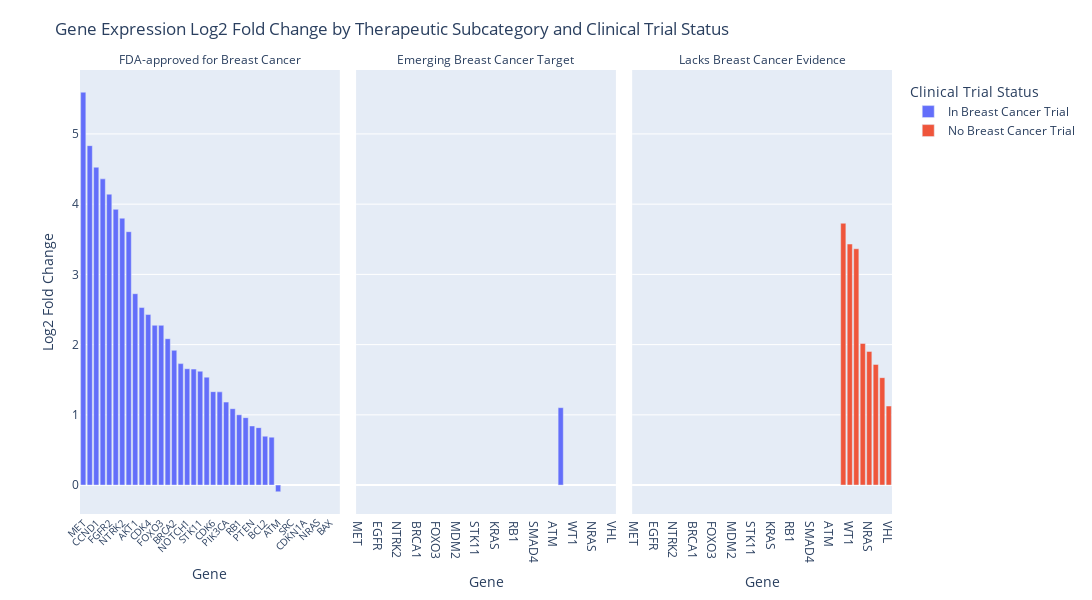

The cell this chart's notebook holds for it:
### Code cell
import plotly.express as px

fig = px.bar(
    df_unique.sort_values('log2_fc', ascending=False),
    x='gene',
    y='log2_fc',
    color='Clinical_Trial_Status',
    facet_col='Therapeutic Subcategory',
    category_orders={
        "Therapeutic Subcategory": [
            "FDA-approved for Breast Cancer",
            "Emerging Breast Cancer Target",
            "Lacks Breast Cancer Evidence"
        ]
    },
    labels={
        'gene': 'Gene',
        'log2_fc': 'Log2 Fold Change',
        'Clinical_Trial_Status': 'Clinical Trial Status'
    },
    title='Gene Expression Log2 Fold Change by Therapeutic Subcategory and Clinical Trial Status',
    height=600,
    width=1400  # Increased width for better horizontal spacing
)

fig.update_layout(
    xaxis_tickangle=-45,   # Less rotation to save vertical space
    xaxis_tickfont=dict(size=10),
    legend_title_text='Clinical Trial Status',
    legend=dict(y=0.98, yanchor='top', x=1.02, xanchor='left'),
    margin=dict(t=70, b=80),
    # Reduce space between facets
    grid=dict(columns=3, rows=1),
    # Adjust facet subplot spacing
    uniformtext_minsize=10, 
    uniformtext_mode='hide'
)

# Make y-axis same range across facets
fig.update_yaxes(matches='y')

# Clean facet titles (remove 'Therapeutic Subcategory=')
fig.for_each_annotation(lambda a: a.update(text=a.text.split("=")[-1]))

fig.show()

### Figure 1 — Plotly figure (JSON) as saved in the notebook; plotly's stock layout.template omitted (floating-point values rounded to 4 significant figures)
{"data": [{"hovertemplate": "Clinical Trial Status=In Breast Cancer Trial<br>Therapeutic Subcategory=FDA-approved for Breast Cancer<br>Gene=%{x}<br>Log2 Fold Change=%{y}<extra></extra>", "legendgroup": "In Breast Cancer Trial", "marker": {"color": "#636efa", "pattern": {"shape": ""}}, "name": "In Breast Cancer Trial", "orientation": "v", "showlegend": true, "textposition": "auto", "type": "bar", "x": ["MET", "ERBB2", "CCND1", "EGFR", "FGFR2", "CDKN2A", "NTRK2", "FGFR1", "AKT1", "BRCA1", "CDK4", "NF1", "FOXO3", "HRAS", "BRCA2", "MDM2", "NOTCH1", "TSC2", "STK11", "TP53", "CDK6", "KRAS", "PIK3CA", "CHEK2", "RB1", "MYC", "PTEN", "SMAD4", "BCL2", "ATR", "ATM"], "xaxis": "x", "y": [5.594, 4.833, 4.526, 4.36, 4.142, 3.926, 3.8, 3.608, 2.725, 2.528, 2.428, 2.275, 2.275, 2.084, 1.919, 1.73, 1.657, 1.651, 1.621, 1.537, 1.33, 1.327, 1.182, 1.088, 1.001, 0.9602, 0.8419, 0.8177, 0.6962, 0.6825, -0.09588], "yaxis": "y"}, {"hovertemplate": "Clinical Trial Status=In Breast Cancer Trial<br>Therapeutic Subcategory=Emerging Breast Cancer Target<br>Gene=%{x}<br>Log2 Fold Change=%{y}<extra></extra>", "legendgroup": "In Breast Cancer Trial", "marker": {"color": "#636efa", "pattern": {"shape": ""}}, "name": "In Breast Cancer Trial", "orientation": "v", "showlegend": false, "textposition": "auto", "type": "bar", "x": ["CASP8"], "xaxis": "x2", "y": [1.102], "yaxis": "y2"}, {"hovertemplate": "Clinical Trial Status=No Breast Cancer Trial<br>Therapeutic Subcategory=Lacks Breast Cancer Evidence<br>Gene=%{x}<br>Log2 Fold Change=%{y}<extra></extra>", "legendgroup": "No Breast Cancer Trial", "marker": {"color": "#EF553B", "pattern": {"shape": ""}}, "name": "No Breast Cancer Trial", "orientation": "v", "showlegend": true, "textposition": "auto", "type": "bar", "x": ["SRC", "WT1", "CDKN1A", "NTRK1", "NRAS", "NF2", "BAX", "VHL"], "xaxis": "x3", "y": [3.728, 3.432, 3.365, 2.018, 1.903, 1.718, 1.529, 1.126], "yaxis": "y3"}], "layout": {"annotations": [{"font": {}, "showarrow": false, "text": "FDA-approved for Breast Cancer", "x": 0.16, "xanchor": "center", "xref": "paper", "y": 1, "yanchor": "bottom", "yref": "paper"}, {"font": {}, "showarrow": false, "text": "Emerging Breast Cancer Target", "x": 0.5, "xanchor": "center", "xref": "paper", "y": 1, "yanchor": "bottom", "yref": "paper"}, {"font": {}, "showarrow": false, "text": "Lacks Breast Cancer Evidence", "x": 0.84, "xanchor": "center", "xref": "paper", "y": 1, "yanchor": "bottom", "yref": "paper"}], "barmode": "relative", "grid": {"columns": 3, "rows": 1}, "height": 600, "legend": {"title": {"text": "Clinical Trial Status"}, "tracegroupgap": 0, "x": 1.02, "xanchor": "left", "y": 0.98, "yanchor": "top"}, "margin": {"b": 80, "t": 70}, "title": {"text": "Gene Expression Log2 Fold Change by Therapeutic Subcategory and Clinical Trial Status"}, "uniformtext": {"minsize": 10, "mode": "hide"}, "width": 1400, "xaxis": {"anchor": "y", "domain": [0, 0.32], "tickangle": -45, "tickfont": {"size": 10}, "title": {"text": "Gene"}}, "xaxis2": {"anchor": "y2", "domain": [0.34, 0.66], "matches": "x", "title": {"text": "Gene"}}, "xaxis3": {"anchor": "y3", "domain": [0.68, 1.0], "matches": "x", "title": {"text": "Gene"}}, "yaxis": {"anchor": "x", "domain": [0, 1], "matches": "y", "title": {"text": "Log2 Fold Change"}}, "yaxis2": {"anchor": "x2", "domain": [0, 1], "matches": "y", "showticklabels": false}, "yaxis3": {"anchor": "x3", "domain": [0, 1], "matches": "y", "showticklabels": false}}}
